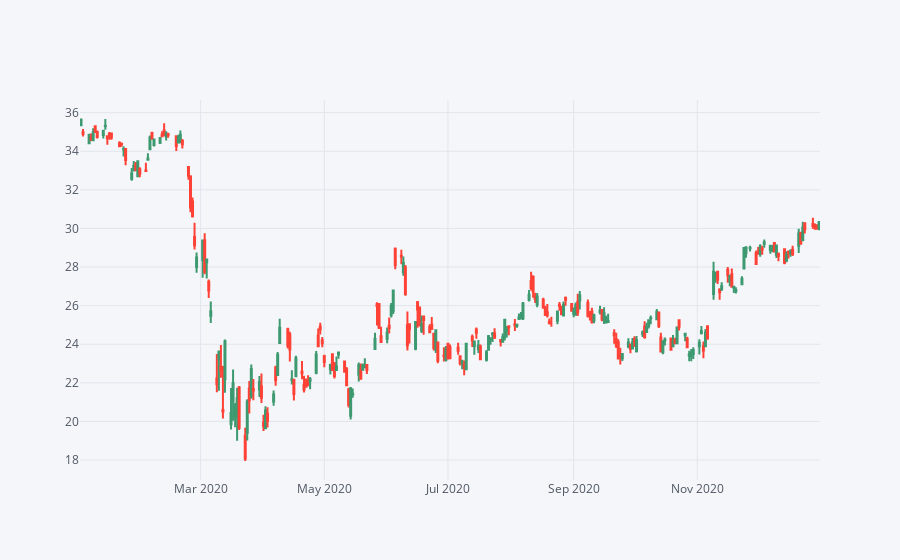

Notebook code for this chart:
### Markdown cell above
**Candle plot of Bank of America's stock from Jan 1st 2020 to Jan 1st 2021.**

### Code cell
BAC[['Open','High', 'Low', 'Close']].loc['2020-01-01':'2020-12-31'].iplot(kind='candle')

### Figure 1 — Plotly figure (JSON) as saved in the notebook; plotly's stock layout.template omitted (floating-point values rounded to 4 significant figures; data arrays with more than 128 entries replaced by an {"elided": "..."} marker saying what was removed)
{"data": [{"close": {"elided": "253 float values"}, "high": {"elided": "253 float values"}, "low": {"elided": "253 float values"}, "open": {"elided": "253 float values"}, "showlegend": false, "type": "candlestick", "x": {"elided": "253 str values"}, "yaxis": "y2"}], "layout": {"legend": {"bgcolor": "#F5F6F9", "font": {"color": "#4D5663"}}, "paper_bgcolor": "#F5F6F9", "plot_bgcolor": "#F5F6F9", "title": {"font": {"color": "#4D5663"}}, "xaxis": {"gridcolor": "#E1E5ED", "rangeslider": {"visible": false}, "showgrid": true, "tickfont": {"color": "#4D5663"}, "title": {"font": {"color": "#4D5663"}, "text": ""}, "zerolinecolor": "#E1E5ED"}, "yaxis": {"gridcolor": "#E1E5ED", "showgrid": true, "showticklabels": false, "tickfont": {"color": "#4D5663"}, "title": {"font": {"color": "#4D5663"}, "text": ""}, "zerolinecolor": "#E1E5ED"}, "yaxis2": {"gridcolor": "#E1E5ED", "showgrid": true, "tickfont": {"color": "#4D5663"}, "title": {"font": {"color": "#4D5663"}, "text": ""}, "zerolinecolor": "#E1E5ED"}}}
